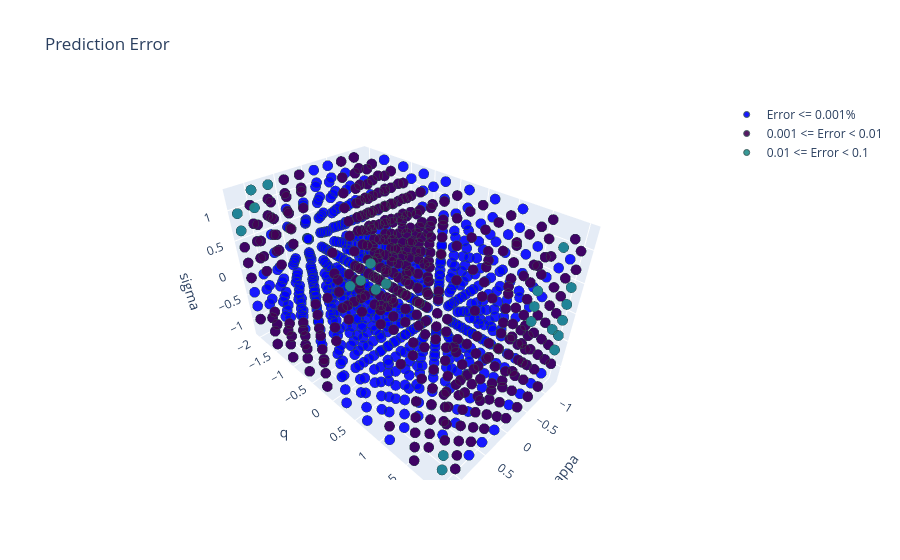

The notebook cell saved with this chart:
### Code cell
f.plot_high_error_regions(params_interp, interp_error3, [0.001, 0.01, 0.1, 1])

### Figure 1 — Plotly figure (JSON) as saved in the notebook; plotly's stock layout.template omitted (floating-point values rounded to 4 significant figures; data arrays with more than 128 entries replaced by an {"elided": "..."} marker saying what was removed)
{"data": [{"marker": {"color": "blue", "line": {"color": "DarkSlateGrey", "width": 1}, "opacity": 0.9, "size": 6}, "mode": "markers", "name": "Error <= 0.001%", "type": "scatter3d", "x": {"elided": "992 float values"}, "y": {"elided": "992 float values"}, "z": {"elided": "992 float values"}}, {"marker": {"color": "rgb(68, 1, 84)", "line": {"color": "DarkSlateGrey", "width": 1}, "opacity": 0.9, "size": 6}, "mode": "markers", "name": "0.001 <= Error < 0.01", "type": "scatter3d", "x": {"elided": "409 float values"}, "y": {"elided": "409 float values"}, "z": {"elided": "409 float values"}}, {"marker": {"color": "rgb(34, 144, 140)", "line": {"color": "DarkSlateGrey", "width": 1}, "opacity": 0.9, "size": 6}, "mode": "markers", "name": "0.01 <= Error < 0.1", "type": "scatter3d", "x": [-1.25, -1.25, -1.25, -1.25, -1.25, -1.25, -1.25, -1.25, -1.25, -1.25, -0.9722, -0.9722, -0.9722, -0.6944, -0.6944, 0.6944, 0.9722, 0.9722, 1.25, 1.25, 1.25, 1.25], "y": [-2.0, -1.556, 1.556, 1.556, 1.556, 2.0, 2.0, 2.0, 2.0, 2.0, -2.0, -1.556, 2.0, -2.0, 2.0, -2.0, -2.0, -2.0, -2.0, -2.0, 2.0, 2.0], "z": [-0.9722, -1.25, -0.4167, -0.1389, 0.1389, -0.6944, -0.4167, -0.1389, 0.1389, 0.4167, -1.25, -1.25, -0.1389, -1.25, 1.25, 1.25, 0.9722, 1.25, 0.6944, 0.9722, -0.9722, -0.6944]}, {"marker": {"color": "rgb(253, 231, 37)", "line": {"color": "DarkSlateGrey", "width": 1}, "opacity": 0.9, "size": 6}, "mode": "markers", "name": "0.1 <= Error < 1", "type": "scatter3d", "x": [], "y": [], "z": []}], "layout": {"scene": {"xaxis": {"title": {"text": "kappa"}}, "yaxis": {"title": {"text": "q"}}, "zaxis": {"title": {"text": "sigma"}}}, "title": {"text": "Prediction Error"}}}
